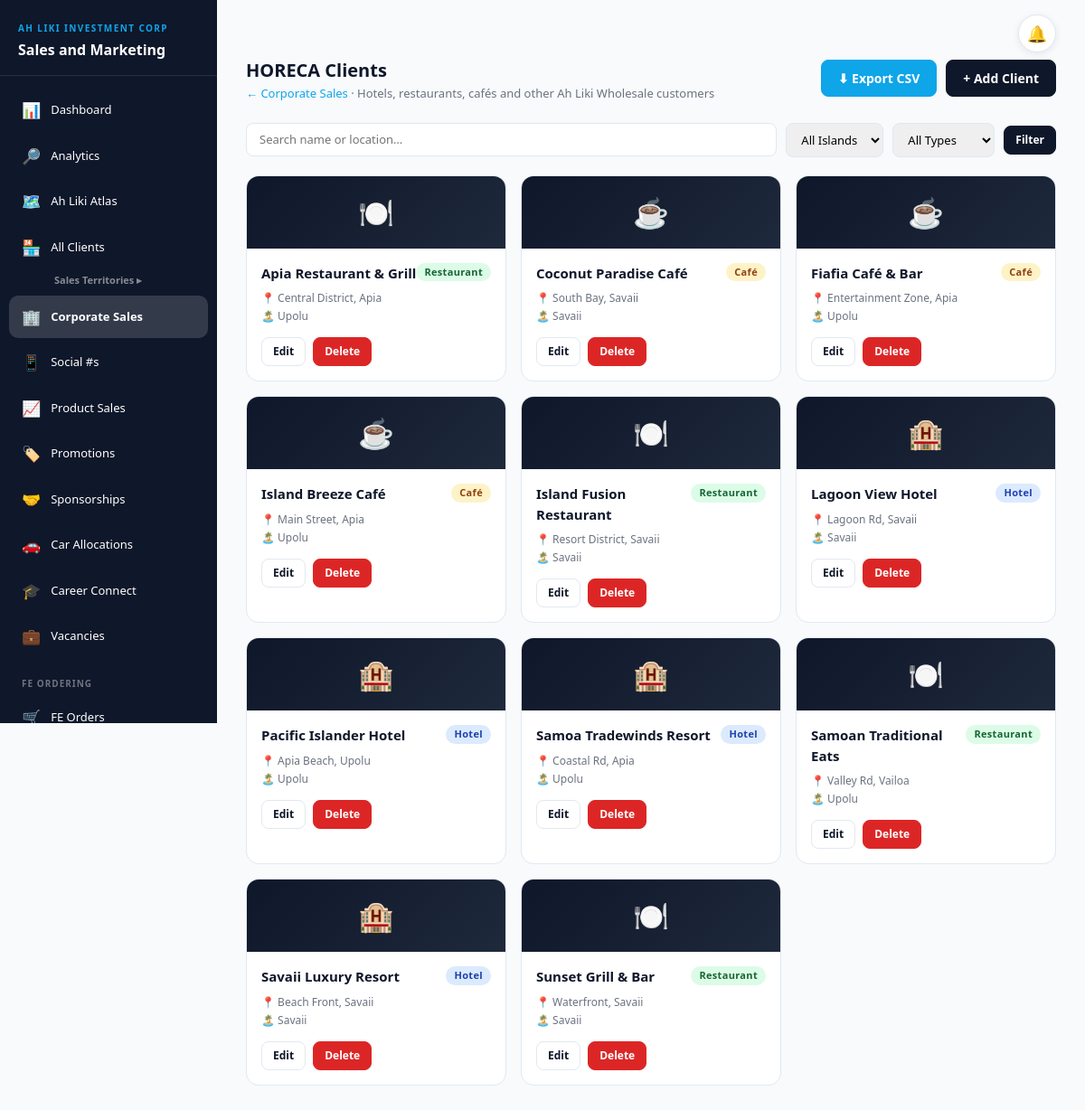
Page /horecca/ (signed in) on the committed database.
### shops/models.py (models this page shows, shortened)
class Business(models.Model):
    BUSINESS_TYPES = [
        ('HOTEL',      'Hotel'),
        ('CAFE',       'Café'),
        ('RESTAURANT', 'Restaurant'),
        ('OTHER',      'Other'),
    ]
    ISLAND_CHOICES = [
        ('Upolu',  'Upolu'),
        ('Savaii', 'Savaii'),
    ]
    name          = models.CharField(max_length=200)
    business_type = models.CharField(max_length=20, choices=BUSINESS_TYPES, default='HOTEL')
    island        = models.CharField(max_length=50, choices=ISLAND_CHOICES, default='Upolu',
                                     blank=True, null=True)
    location      = models.CharField(max_length=300, blank=True)
    created_at    = models.DateTimeField(auto_now_add=True)
    updated_at    = models.DateTimeField(auto_now=True)
    class Meta:
        ordering = ['-created_at']
        verbose_name = 'HORECCA Client'
        verbose_name_plural = 'HORECCA Clients'

### shops/views.py (the view)
# urls.py: path('horecca/',                          views.business_list,      name='business_list'),
@login_required(login_url='login')
def business_list(request):
    qs = Business.objects.prefetch_related('photos').all()
    q      = request.GET.get('search_query', '').strip()
    island = request.GET.get('island', '')
    btype  = request.GET.get('business_type', '')
    if q:
        qs = qs.filter(Q(name__icontains=q) | Q(location__icontains=q))
    if island:
        qs = qs.filter(island=island)
    if btype:
        qs = qs.filter(business_type=btype)
    qs = qs.order_by('name')
    return render(request, 'shops/business_list.html', {
        'businesses': qs,
        'islands': Business.ISLAND_CHOICES,
        'business_types': Business.BUSINESS_TYPES,
        'selected_island': island,
        'selected_business_type': btype,
        'search_query': q,
    })

### fe_orders/access.py (called while the page is built)
def is_fe(user):
    return (user.is_authenticated and not user.is_superuser
            and user.groups.filter(name=FE_GROUP).exists())

def fe_context(request):
    return {'is_fe': getattr(request, 'is_fe', False)}

    def __call__(self, request):
        request.is_fe = is_fe(request.user)
        if request.is_fe and not self._allowed(request.path_info):
            return redirect('fe_home')
        return self.get_response(request)

### shops/access.py (called while the page is built)
def roles_of(user):
    if not user.is_authenticated:
        return set()
    if user.is_superuser:
        return {MANAGER}
    return set(user.groups.filter(name__in=ROLES).values_list('name', flat=True))

def finance_roles_of(user):
    if not user.is_authenticated or user.is_superuser:
        return set()
    return set(user.groups.filter(name__in=FINANCE_ROLES).values_list('name', flat=True))

def is_finance(user):
    return bool(finance_roles_of(user)) and not roles_of(user)

def is_hr(user):
    return (user.is_authenticated and not user.is_superuser and not roles_of(user) and not finance_roles_of(user)
            and user.groups.filter(name=HR_GROUP).exists())

def is_social(user):
    return (user.is_authenticated and not user.is_superuser and not roles_of(user) and not finance_roles_of(user)
            and user.groups.filter(name=SOCIAL_GROUP).exists() and not is_hr(user))

def blocked_areas(user):
    roles = roles_of(user)
    if not roles:
        return set().union(*BLOCKED.values())
    return set.intersection(*(BLOCKED[r] for r in roles))

def can_see_sales(request):
    return not {'corporate_sales', 'monthly_sales'} <= getattr(request, 'blocked_areas', set())

def role_label(user):
    if is_hr(user):
        return HR_GROUP
    if is_social(user):
        return SOCIAL_GROUP
    if is_finance(user):
        return FINANCIAL_CONTROLLER if FINANCIAL_CONTROLLER in finance_roles_of(user) else FINANCE_STAFF
    roles = roles_of(user)
    for r in (MANAGER, MARKETING, SALES):
        if r in roles:
            return r
    return 'No access level'

### shops/templates/shops/business_list.html (shortened to what this page needs)
{% extends 'shops/base.html' %}
{% block content %}
<div class="page-header">
  <div>
    <h2 class="page-title">HORECA Clients</h2>
    <p class="page-sub"><a href="{% url 'corporate_sales' %}" style="color:var(--accent);text-decoration:none">← Corporate Sales</a> · Hotels, restaurants, cafés and other Ah Liki Wholesale customers</p>
  </div>
  <div style="display:flex;gap:10px">
    {% if can_export %}<a href="{% url 'reports' %}?type=horecca" class="btn-sms btn-accent-custom">⬇ Export CSV</a>{% endif %}
    <a href="{% url 'add_business' %}" class="btn-sms btn-primary-custom">+ Add Client</a>
  </div>
</div>
<form method="GET" style="display:flex;gap:10px;flex-wrap:wrap;margin-bottom:20px;align-items:center">
  <input type="text" name="search_query" value="{{ search_query }}" placeholder="Search name or location…"
         style="padding:8px 14px;border:1px solid var(--border);border-radius:8px;font-size:13px;flex:1 1 180px">
  <select name="island" style="padding:8px 12px;border:1px solid var(--border);border-radius:8px;font-size:13px">
    <option value="">All Islands</option>
  </select>
  <select name="business_type" style="padding:8px 12px;border:1px solid var(--border);border-radius:8px;font-size:13px">
    <option value="">All Types</option>
  </select>
  <button type="submit" class="btn-sms btn-primary-custom sm">Filter</button>
</form>
{% with type_icons="HOTEL:🏨,CAFE:☕,RESTAURANT:🍽️,OTHER:🏢" %}
<div style="display:grid;grid-template-columns:repeat(auto-fill,minmax(250px,1fr));gap:16px">
  {% for b in businesses %}
  <div class="sms-card">
    <div style="background:linear-gradient(135deg,var(--primary),var(--primary2));height:80px;display:flex;align-items:center;justify-content:center;position:relative;overflow:hidden">
      <span style="font-size:32px;position:relative;z-index:1">{% if b.business_type == 'HOTEL' %}🏨{% elif b.business_type == 'CAFE' %}☕{% elif b.business_type == 'RESTAURANT' %}🍽️{% else %}🏢{% endif %}</span>
    </div>
    <div style="padding:16px">
      <div style="display:flex;justify-content:space-between;align-items:flex-start;margin-bottom:8px">
        <span style="font-weight:700;font-size:15px;color:var(--primary)">{{ b.name }}</span>
        <span class="badge-custom {% if b.business_type == 'HOTEL' %}badge-blue{% elif b.business_type == 'CAFE' %}badge-amber{% elif b.business_type == 'RESTAURANT' %}badge-green{% else %}badge-gray{% endif %}">{{ b.get_business_type_display }}</span>
      </div>
      <div style="color:var(--muted);font-size:12px;margin-bottom:2px">📍 {{ b.location|default:"—" }}</div>
      <div style="color:var(--muted);font-size:12px;margin-bottom:14px">🏝️ {{ b.island|default:"—" }}</div>
      <div style="display:flex;gap:8px">
        <a href="{% url 'edit_business' b.id %}"   class="btn-sms btn-outline-custom sm">Edit</a>
        <a href="{% url 'delete_business' b.id %}" class="btn-sms btn-danger-custom sm"
           onclick="return confirm('Delete {{ b.name }}?')">Delete</a>
      </div>
    </div>
  </div>
  {% empty %}
  <p style="color:var(--muted)">No clients found.</p>
  {% endfor %}
</div>
{% endwith %}
{% endblock %}

### shops/templates/shops/base.html (style rules this page uses)
:root { --primary: #0F172A; --primary2: #1E293B; --accent: #0EA5E9; --accent-light: #38BDF8; --surface: #F8FAFC; --card: #FFFFFF; --muted: #6B7280; --border: #E2E8F0; --success: #16A34A; --danger: #DC2626; --info: #2563EB; --text-primary: #0F172A; --text-secondary: #475569; }
* { box-sizing: border-box; }
body { font-family: 'Segoe UI', system-ui, sans-serif; background: var(--surface); min-height: 100vh; margin: 0; color: #1F2937; }
.badge-custom { font-size: 11px; font-weight: 600; padding: 2px 9px; border-radius: 999px; letter-spacing: .03em; white-space: nowrap; display: inline-block; }
.badge-green { background: #DCFCE7; color: #166534; }
.badge-blue { background: #DBEAFE; color: #1E40AF; }
.badge-amber { background: #FEF3C7; color: #92400E; }
.btn-primary-custom { background: var(--primary); color: #fff; border: 1px solid var(--primary); }
.btn-accent-custom { background: var(--accent); color: #fff; border: 1px solid var(--accent); }
.btn-outline-custom { background: transparent; color: var(--primary); border: 1px solid var(--border); }
.btn-danger-custom { background: var(--danger); color: #fff; border: 1px solid var(--danger); }
.btn-sms { border-radius: 8px; padding: 9px 18px; font-size: 14px; font-weight: 600; cursor: pointer; display: inline-flex; align-items: center; gap: 6px; text-decoration: none; }
.btn-sms.sm { padding: 6px 12px; font-size: 12px; }
.sms-card { background: var(--card); border: 1px solid var(--border); border-radius: 14px; overflow: hidden; }
.page-header { display:flex; justify-content:space-between; align-items:flex-start; margin-bottom:22px; }
.page-title { margin:0; color:var(--primary); font-size:20px; font-weight:700; }
.page-sub { margin:4px 0 0; color:var(--muted); font-size:13px; }

### rows in the picture
Business: name "Apia Restaurant & Grill", business_type "Restaurant", location "Central District, Apia", island "Upolu"
Business: name "Coconut Paradise Café", business_type "Café", location "South Bay, Savaii", island "Savaii"
Business: name "Fiafia Café & Bar", business_type "Café", location "Entertainment Zone, Apia", island "Upolu"
Business: name "Island Breeze Café", business_type "Café", location "Main Street, Apia", island "Upolu"
Business: name "Island Fusion Restaurant", business_type "Restaurant", location "Resort District, Savaii", island "Savaii"
Business: name "Lagoon View Hotel", business_type "Hotel", location "Lagoon Rd, Savaii", island "Savaii"
Business: name "Pacific Islander Hotel", business_type "Hotel", location "Apia Beach, Upolu", island "Upolu"
Business: name "Samoa Tradewinds Resort", business_type "Hotel", location "Coastal Rd, Apia", island "Upolu"
Business: name "Samoan Traditional Eats", business_type "Restaurant", location "Valley Rd, Vailoa", island "Upolu"
Business: name "Savaii Luxury Resort", business_type "Hotel", location "Beach Front, Savaii", island "Savaii"
Business: name "Sunset Grill & Bar", business_type "Restaurant", location "Waterfront, Savaii", island "Savaii"
